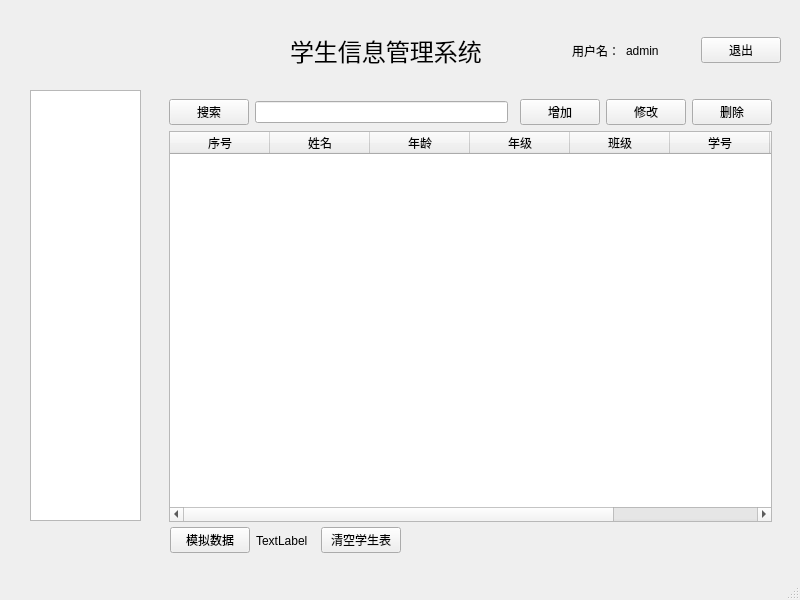
<?xml version="1.0" encoding="UTF-8"?>
<ui version="4.0">
 <class>MainWindow</class>
 <widget class="QMainWindow" name="MainWindow">
  <property name="geometry">
   <rect>
    <x>0</x>
    <y>0</y>
    <width>800</width>
    <height>600</height>
   </rect>
  </property>
  <property name="maximumSize">
   <size>
    <width>800</width>
    <height>600</height>
   </size>
  </property>
  <property name="sizeIncrement">
   <size>
    <width>0</width>
    <height>0</height>
   </size>
  </property>
  <property name="windowTitle">
   <string>学生管理系统</string>
  </property>
  <property name="toolTip">
   <string>这是管理主界面</string>
  </property>
  <widget class="QWidget" name="centralwidget">
   <widget class="QLabel" name="label">
    <property name="geometry">
     <rect>
      <x>290</x>
      <y>20</y>
      <width>201</width>
      <height>61</height>
     </rect>
    </property>
    <property name="font">
     <font>
      <pointsize>18</pointsize>
     </font>
    </property>
    <property name="text">
     <string>学生信息管理系统</string>
    </property>
   </widget>
   <widget class="QTreeWidget" name="treeWidget">
    <property name="geometry">
     <rect>
      <x>30</x>
      <y>90</y>
      <width>111</width>
      <height>431</height>
     </rect>
    </property>
    <attribute name="headerVisible">
     <bool>false</bool>
    </attribute>
    <column>
     <property name="text">
      <string notr="true">1</string>
     </property>
    </column>
   </widget>
   <widget class="QStackedWidget" name="stackedWidget">
    <property name="geometry">
     <rect>
      <x>160</x>
      <y>90</y>
      <width>621</width>
      <height>441</height>
     </rect>
    </property>
    <property name="minimumSize">
     <size>
      <width>200</width>
      <height>200</height>
     </size>
    </property>
    <property name="maximumSize">
     <size>
      <width>100000</width>
      <height>100000</height>
     </size>
    </property>
    <property name="currentIndex">
     <number>0</number>
    </property>
    <widget class="QWidget" name="page">
     <layout class="QGridLayout" name="gridLayout">
      <item row="0" column="4">
       <widget class="QPushButton" name="btn_update">
        <property name="text">
         <string>修改</string>
        </property>
       </widget>
      </item>
      <item row="0" column="1">
       <widget class="QLineEdit" name="le_search"/>
      </item>
      <item row="0" column="5">
       <widget class="QPushButton" name="btn_del">
        <property name="text">
         <string>删除</string>
        </property>
       </widget>
      </item>
      <item row="1" column="0" colspan="6">
       <widget class="QTableWidget" name="tableWidget">
        <property name="styleSheet">
         <string notr="true"/>
        </property>
        <column>
         <property name="text">
          <string>序号</string>
         </property>
        </column>
        <column>
         <property name="text">
          <string>姓名</string>
         </property>
        </column>
        <column>
         <property name="text">
          <string>年龄</string>
         </property>
        </column>
        <column>
         <property name="text">
          <string>年级</string>
         </property>
        </column>
        <column>
         <property name="text">
          <string>班级</string>
         </property>
        </column>
        <column>
         <property name="text">
          <string>学号</string>
         </property>
        </column>
        <column>
         <property name="text">
          <string>电话</string>
         </property>
        </column>
        <column>
         <property name="text">
          <string>微信</string>
         </property>
        </column>
       </widget>
      </item>
      <item row="0" column="3">
       <widget class="QPushButton" name="btn_add">
        <property name="text">
         <string>增加</string>
        </property>
       </widget>
      </item>
      <item row="0" column="0">
       <widget class="QPushButton" name="btn_search">
        <property name="text">
         <string>搜索</string>
        </property>
       </widget>
      </item>
     </layout>
    </widget>
    <widget class="QWidget" name="page_2"/>
   </widget>
   <widget class="QWidget" name="widget" native="true">
    <property name="geometry">
     <rect>
      <x>550</x>
      <y>10</y>
      <width>231</width>
      <height>81</height>
     </rect>
    </property>
    <layout class="QHBoxLayout" name="horizontalLayout">
     <item>
      <widget class="QLabel" name="label_3">
       <property name="text">
        <string>用户名：</string>
       </property>
       <property name="alignment">
        <set>Qt::AlignRight|Qt::AlignTrailing|Qt::AlignVCenter</set>
       </property>
      </widget>
     </item>
     <item>
      <widget class="QLabel" name="lb_user">
       <property name="text">
        <string>admin</string>
       </property>
      </widget>
     </item>
     <item>
      <widget class="QPushButton" name="btn_exit">
       <property name="sizeIncrement">
        <size>
         <width>0</width>
         <height>0</height>
        </size>
       </property>
       <property name="text">
        <string>退出</string>
       </property>
      </widget>
     </item>
    </layout>
   </widget>
   <widget class="QWidget" name="widget_2" native="true">
    <property name="geometry">
     <rect>
      <x>170</x>
      <y>520</y>
      <width>231</width>
      <height>41</height>
     </rect>
    </property>
    <layout class="QHBoxLayout" name="horizontalLayout_2">
     <item>
      <widget class="QPushButton" name="bto_simulation">
       <property name="text">
        <string>模拟数据</string>
       </property>
      </widget>
     </item>
     <item>
      <widget class="QLabel" name="lb_cnt">
       <property name="text">
        <string>TextLabel</string>
       </property>
      </widget>
     </item>
     <item>
      <widget class="QPushButton" name="btn_clear">
       <property name="text">
        <string>清空学生表</string>
       </property>
      </widget>
     </item>
    </layout>
   </widget>
  </widget>
  <widget class="QMenuBar" name="menubar">
   <property name="geometry">
    <rect>
     <x>0</x>
     <y>0</y>
     <width>800</width>
     <height>21</height>
    </rect>
   </property>
  </widget>
  <widget class="QStatusBar" name="statusbar"/>
 </widget>
 <resources/>
 <connections/>
</ui>
